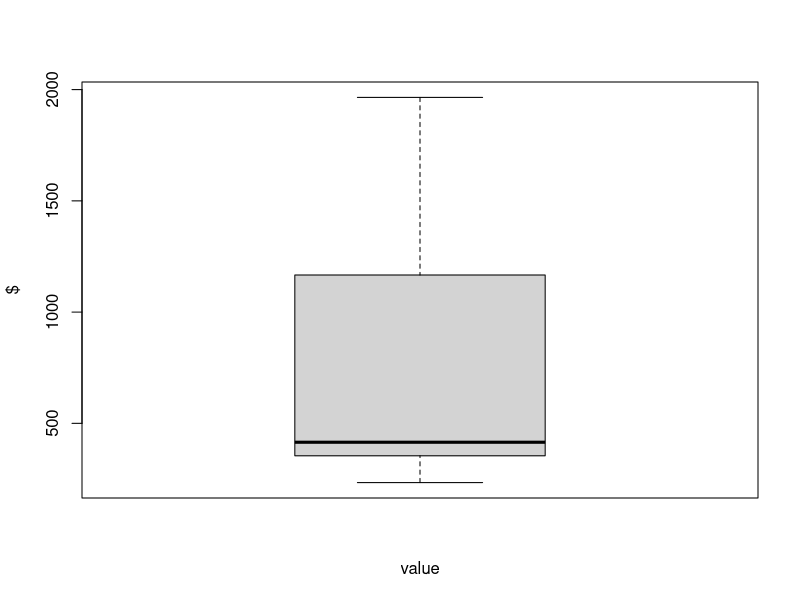
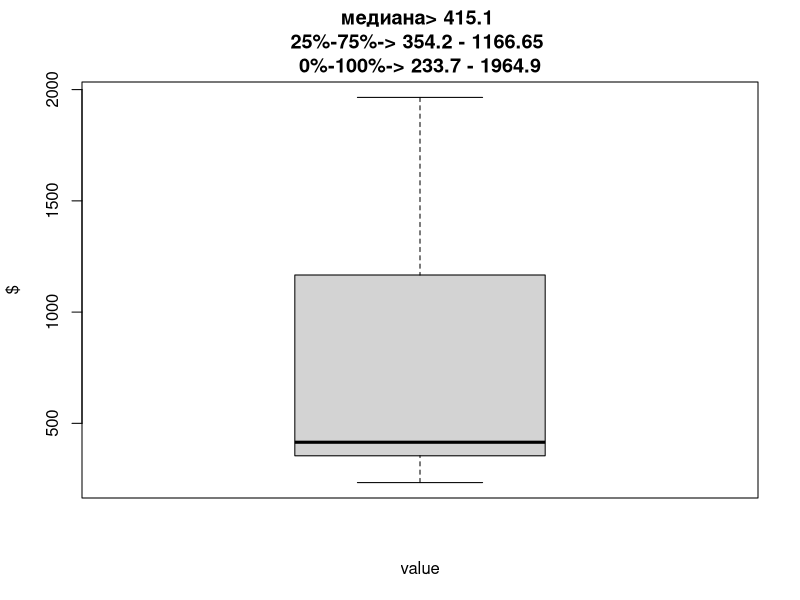

Write R code to recreate these figures, in order.
{
  data = read.csv(file = "data.csv")[, c(0:2)] #вытаскиваем нужные данные
  
  {
    graphdata = data.frame(date = array(1:length(data[, 1])), value = data[, 2])#данные для построение графиков
    
    {
      library(ggplot2)
      ggplot(graphdata, aes(x = date, y = value, group = 1)) + geom_line() +
        geom_smooth(method = lm, formula = y ~ poly(x, 2))
    }#основной график
    
    {
      b = boxplot(graphdata$value, xlab = "value", ylab = "$")
      b <-
        boxplot(
          graphdata$value,
          xlab = "value",ylab = "$",
          main = paste(
            "медиана>",b$stats[3],
            "\n25%-75%->",b$stats[2],"-",b$stats[4],
            "\n0%-100%->",b$stats[1],"-",b$stats[5]
          )
        )
    }#ящик с усами
    
    {
      library(forecast)
      ggAcf(graphdata$value)
    }#автокорреляция
    
    {
      library(forecast)
      ggPacf(graphdata$value)
    }#Частичная автокорреляция
  }#графики
  
  {
    library(forecast)
    library(ggplot2)
    {
      length <- length(data[, 1]) - 25
      reduceddata = data.frame(date = array(1:length), value = data[1:length, 2])
      ggplot(reduceddata, aes(x = date, y = value, group = 1)) + geom_line() 
    }#подготовка
    {
      etsauto <- ets(reduceddata[, 2])
      summary(etsauto)
      coef = etsauto$fitted[1] / etsauto$residuals[1]/10
      drawdata <-
        data.frame(
          date = reduceddata$date,
          base = reduceddata$value,
          fit = etsauto$fitted,
          res = (etsauto$residuals)
        )
      print(accuracy(etsauto$fitted,reduceddata$value))
      ggplot(drawdata, aes(x = date)) +
        geom_line(col = "red", aes(y = base)) +
        geom_line(col = "blue", aes(y = fit)) +
        geom_line(col = "darkgreen", aes(y = res*coef))+
        scale_y_continuous(sec.axis = sec_axis(~./coef))
    }#автоподбор коэффициентов
    {
      etsa <-ets(reduceddata[, 2],alpha = 0.95,model = "ZZZ",beta = 0.02,phi=0.98)
      summary(etsa)
      coef = etsa$fitted[1] / etsa$residuals[1]/10
      drawdata <-
        data.frame(
          date = reduceddata$date,
          base = reduceddata$value,
          fit = etsa$fitted,
          res = (etsa$residuals)
        )
      print(accuracy(etsa$fitted,reduceddata$value))
      ggplot(drawdata, aes(x = date)) +
        geom_line(col = "red", aes(y = base)) +
        geom_line(col = "blue", aes(y = fit)) +
        geom_line(col = "darkgreen", aes(y = res*coef))+
        scale_y_continuous(sec.axis = sec_axis(~.*coef))
    }#a=0.95,b=0.2, p=0,98
    {
      etsb <-ets(reduceddata[, 2],alpha = 0.93,model = "ZZZ",beta = 0.2, phi=0.96)
      summary(etsb)
      b=accuracy(etsb$fitted,reduceddata[,2])
      coef = etsb$fitted[1] / etsb$residuals[1]/10
      x=etsb$states
      drawdata <-
        data.frame(
          date = reduceddata$date,
          base = reduceddata$value,
          fit = etsb$fitted,
          res = (etsb$residuals)
        )
      print(accuracy(etsb$fitted,reduceddata$value))
      ggplot(drawdata, aes(x = date)) +
        geom_line(col = "red", aes(y = base)) +
        geom_line(col = "blue", aes(y = fit)) +
        geom_line(col = "darkgreen", aes(y = res*coef))+
        scale_y_continuous(sec.axis = sec_axis(~.*coef))
    }#a=0.93,b=0.3,p=0,05
    
    {
      estdrawData=data.frame(x=c(1:486), y=etsauto$residuals)
      ggplot(estdrawData, aes(x = x, y = y, group = 1)) + geom_line()
      ggAcf(etsauto$residuals)
    }#графики для модели
    {
      forecast<-forecast(etsauto$fitted, h=(length(data[,1])-length))
      printData=data.frame(date=c(1:25), 
                           lower=forecast$lower[,2], 
                           upper=forecast$upper[,2], 
                           real=data$United.States.USD.[487:511], 
                           mean=forecast$mean)
      print(printData)
      ggplot(printData, aes(x=date))+
        ylab("cost")+
        geom_line(col = "red", aes(y = real)) +
        geom_line(col = "blue", aes(y = mean)) +
        geom_line(col = "darkgreen", aes(y = lower))+
        geom_line(col = "darkgreen", aes(y = upper))+
        geom_smooth(method = lm, formula = y ~ log(x, base = 10), aes(y=real), col="darkred")
      accuracy(forecast, printData$real)
        
    }#прогноз
    
    {
      arima<-auto.arima(reduceddata$value)
      summary(arima)
      arimaForecast<-forecast(arima, h=25)
      arimaData=data.frame(date=c(1:25), 
                           real=data$United.States.USD.[487:511], 
                           upper=arimaForecast$upper[,2], 
                           lower=arimaForecast$lower[,2], 
                           mean=arimaForecast$mean)
      print(arimaData)
      ggplot(arimaData, aes(x=date))+
        ylab("cost")+
        geom_line(col = "red", aes(y = real)) +
        geom_line(col = "blue", aes(y = mean)) +
        geom_line(col = "darkgreen", aes(y = upper))+
        geom_line(col = "darkgreen", aes(y = lower))+
        geom_smooth(method = lm, formula = y ~ log(x, base = 10), aes(y=real), col="darkred")
      ggAcf(arima$residuals)
      accuracy(arimaData$mean, arimaData$real)
      accuracy(arimaForecast, arimaData$real)
    }#arima
  }#моделирование
  
}
